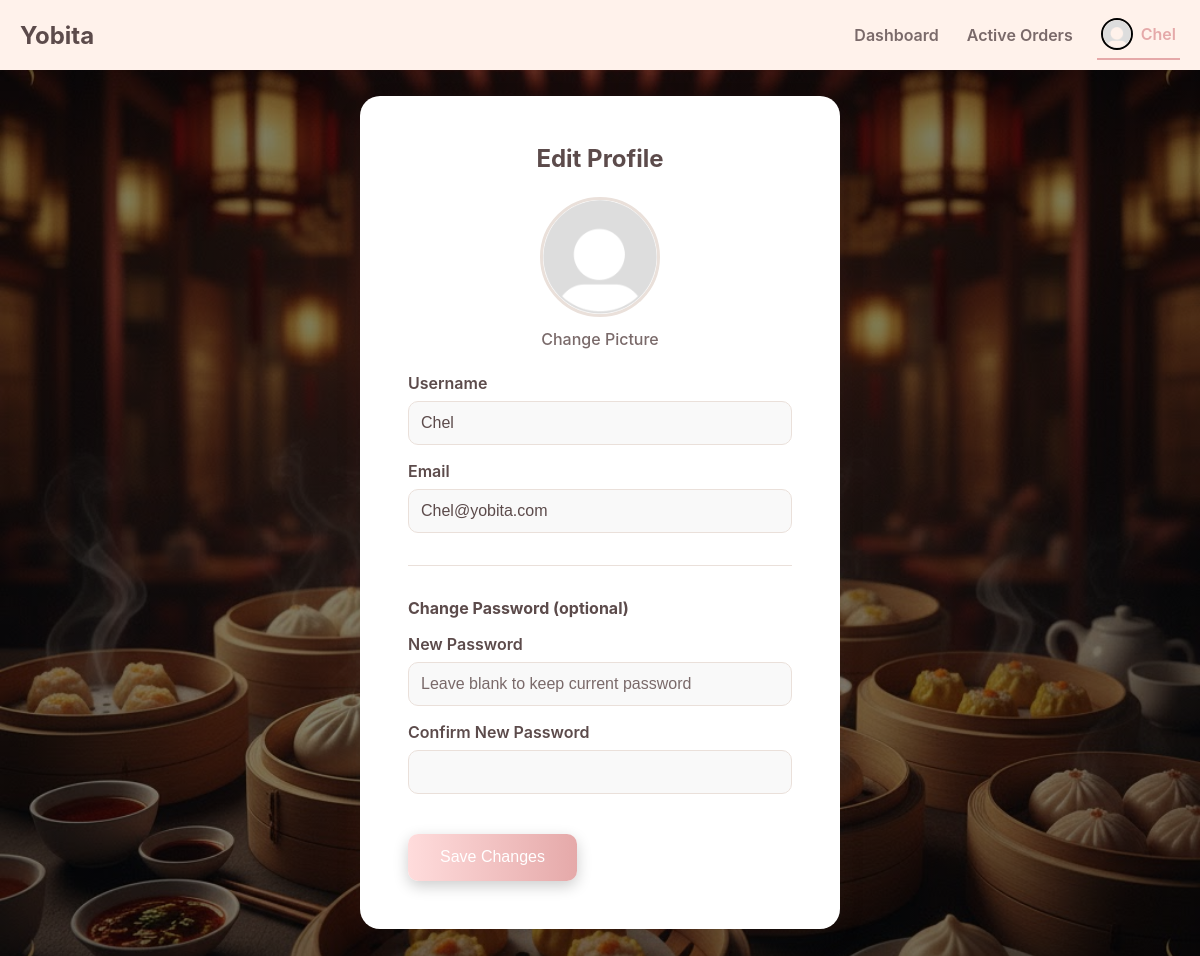
/app/profile.php (signed in), run on the app's committed database.
### tables this page shows
CREATE TABLE `users` (
  `id` int(10) UNSIGNED NOT NULL,
  `username` varchar(50) NOT NULL,
  `email` varchar(255) NOT NULL,
  `password` varchar(255) NOT NULL,
  `role` enum('staff','admin') NOT NULL DEFAULT 'staff',
  `profile_picture` varchar(255) DEFAULT NULL,
  `created_at` timestamp NOT NULL DEFAULT current_timestamp()
);

### app/profile.php (the view, shortened to what this page needs)
<?php
require_once 'connection.php';
try {
    $stmt = $pdo->prepare("SELECT username, email, profile_picture FROM users WHERE id = ?");
    $stmt->execute([$_SESSION['user_id']]);
    $user = $stmt->fetch();
} catch (PDOException $e) {
    die("Could not fetch user data: " . $e->getMessage());
}
include '_header.php';
?>
<link rel="stylesheet" href="css/profile.css">
<div class="profile-container">
    <h2>Edit Profile</h2>
    <form action="profile.php" method="post" id="profile-form">
        <div class="pfp-section">
            <img src="<?php echo htmlspecialchars($user['profile_picture']); ?>" alt="Profile Picture" id="pfp-preview" style="animation-delay: 0.2s;">
            <label for="pfp-upload" class="pfp-upload-btn" style="animation-delay: 0.3s;">Change Picture</label>
        </div>
        <div class="form-group">
            <label for="username" style="animation-delay: 0.4s;">Username</label>
            <input type="text" id="username" name="username" value="<?php echo htmlspecialchars($user['username']); ?>" required style="animation-delay: 0.5s;">
        </div>
        <div class="form-group">
            <label for="email" style="animation-delay: 0.6s;">Email</label>
            <input type="email" id="email" name="email" value="<?php echo htmlspecialchars($user['email']); ?>" required style="animation-delay: 0.7s;">
        </div>
        <hr style="animation-delay: 0.8s;">
        <h4 style="animation-delay: 0.9s;">Change Password (optional)</h4>
        <div class="form-group">
            <label for="new_password" style="animation-delay: 1.0s;">New Password</label>
            <input type="password" id="new_password" name="new_password" placeholder="Leave blank to keep current password" style="animation-delay: 1.1s;">
        </div>
        <div class="form-group">
            <label for="confirm_password" style="animation-delay: 1.2s;">Confirm New Password</label>
            <input type="password" id="confirm_password" name="confirm_password" style="animation-delay: 1.3s;">
        </div>
        <button type="submit" class="submit-btn" style="animation-delay: 1.4s;">Save Changes</button>
    </form>
</div>

### app/css/index.css (style rules this page uses)
:root { --primary: #FFDCDC; --second: #FFF2EB; --third: #ffffff; --fourth: #FFD6BA; --text-dark: #5C4B4B; --text-light: #7a6a6a; --border-color: #EAE0DA; --accent-dark: #E5A9A9; --notification: #FF3B3B; }
* { box-sizing: border-box; margin: 0; padding: 0; }
body { font-family: -apple-system, BlinkMacSystemFont, "Segoe UI", Roboto, Helvetica, Arial, sans-serif; background-color: var(--second); color: var(--text-dark); }

### app/css/profile.css (style rules this page uses)
.profile-container h2 { text-align: center; margin-bottom: 1.5rem; color: var(--text-dark); animation-delay: 0.1s; }
.pfp-section { text-align: center; margin-bottom: 1.5rem; }
#pfp-preview { width: 120px; height: 120px; border-radius: 50%; object-fit: cover; border: 3px solid var(--border-color); cursor: pointer; transition: border-color 0.3s; }
.pfp-upload-btn { display: block; margin: 0.5rem auto 0; cursor: pointer; color: var(--text-light); font-weight: 500; }
.form-group { margin-bottom: 1rem; }
.form-group label { display: block; margin-bottom: 0.5rem; font-weight: 600; color: var(--text-dark); }
.form-group input[type="text"], .form-group input[type="email"], .form-group input[type="password"], .form-group input[type="number"] { width: 100%; padding: 0.75rem; border: 1px solid var(--border-color); border-radius: 10px; font-size: 1rem; box-sizing: border-box; background-color: #f9f9f9; color: var(--text-dark); }
.form-group input::placeholder { color: var(--text-light); }
hr { border: none; border-top: 1px solid var(--border-color); margin: 2rem 0; animation-delay: 0.8s; }
h4 { color: var(--text-dark); margin-bottom: 1rem; }
.submit-btn { width: auto; padding: 0.9rem 2rem; background: linear-gradient(to right, var(--primary), var(--accent-dark)); color: white; border: none; border-radius: 10px; font-size: 1rem; cursor: pointer; transition: all 0.3s ease; box-shadow: 0 5px 15px rgba(0, 0, 0, 0.2); margin-top: 1.5rem; }

### data on the page
users: profile_picture (placeholder picture), username "Chel", email "Chel@yobita.com"

### other printed values
$_SESSION['username'] "Chel"
